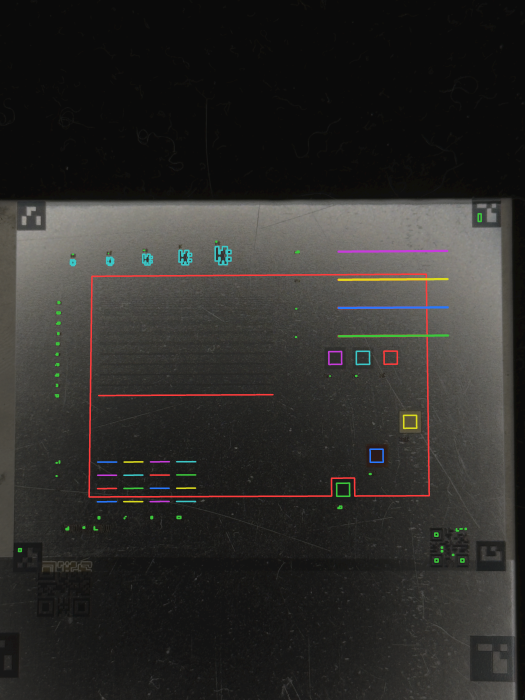
#> input picture artifacts/2026-10-15-aligned-IMG_3271-CompactComplextTest.png, 1050 x 1400 px (shown at 1/2 size); its folder holds only this picture in this run
$ python -i matrix.py   (imports and definitions only)
#> lines starting #> are read from the running program, lines starting #| are printed output that depends on the picture; after the words box and inside, x2 and y2 are one past the last pixel; in counts of white or black regions, pixels touching at a corner belong together
"""A parameter matrix (LightBurn Material Test) recognised from its photograph (REQ-031, DEC-061).

The operator engraves LightBurn's Material Test: a grid of filled squares, one setting pair per square, two settings
varying along the two axes (often power across and speed, line interval, Q-pulse or passes down), the axis values
engraved beside the rows and under the columns, and the settings that stay fixed engraved above the grid. A
one-parameter test is a single column. There is no LightBurn file to read: the photograph itself carries the job.

1. the cells are found as near-square closed outlines on an exposure-normalised rendering of the RAW;
2. a lattice (integer cell coordinates -> photo pixels) is fitted to the cells of the dominant size; cells that are too
   faint to give an outline are still part of the lattice;
3. the extent of the grid is the connected block of lattice nodes whose interior differs from the gap around it and is
   uniform (a printed digit is not), containing the outlined cells;
4. the grid is rectified and its labels are read with tesseract when the program is installed (an optional system
   tool, not a Python dependency): the row values left of the grid, the column values below it (rotated text), the
   fixed settings above it and the two axis titles;
5. the axis values of a Material Test are evenly spaced, so a straight line is fitted robustly to the labels that were
   read (at least three must agree): a misread digit is repaired, and the rows and columns are trimmed to, or
   extended by, the labels that agree with the line;
6. the varying settings are named by the axis titles or by what the header does not list; every cell's full setting is
   the header's values plus its row's and column's.

Nothing read is trusted silently (REQ-003): the result is a proposal the operator confirms or corrects before any
observation is accepted. The confirmed specification becomes a generated LightBurn file with one filled square per
cell, so the photograph is checked and measured exactly as any other pair.
"""
from __future__ import annotations

import math
import os
import re
import shutil
import subprocess
import tempfile

import cv2
import numpy as np

from . import photo as ph

PARAMS = ("power", "speed", "frequency", "pulse_width", "line_interval", "passes")
UNITS = {"power": "%", "speed": "mm/s", "frequency": "kHz", "pulse_width": "ns", "line_interval": "mm", "passes": ""}
LABELS = {"power": "Power", "speed": "Speed", "frequency": "Frequency", "pulse_width": "Q-Pulse", "line_interval": "Interval",
          "passes": "Passes"}
RANGES = {"power": (0.01, 100.0), "speed": (0.01, 50000.0), "frequency": (0.5, 5000.0), "pulse_width": (0.5, 2000.0),
          "line_interval": (0.0001, 5.0), "passes": (1.0, 500.0)}
# the usual range of each setting on a fibre / MOPA marking laser, used only to tell two candidate settings apart
TYPICAL = {"power": (1.0, 100.0), "speed": (10.0, 20000.0), "frequency": (10.0, 4000.0), "pulse_width": (1.0, 500.0),
           "line_interval": (0.0005, 0.2), "passes": (1.0, 20.0)}
TITLE_WORDS = (("pulse_width", r"pul|q[\W_]*p"), ("line_interval", r"interv|nterva"), ("frequency", r"freq|requen"),
               ("passes", r"pass"), ("speed", r"spe+d|peed"), ("power", r"pow|ower"))

WORK_LONG_SIDE = 1600            # resolution of the cell search
RECT_PX = 80                     # pixels per lattice pitch in the rectified grid used for reading labels
SQUARE_ASPECT = 0.8              # a cell outline is at least this square ...
SQUARE_FILL = 0.85               # ... and fills this share of its bounding rectangle
LATTICE_TOLERANCE = 0.15         # a cell belongs to the lattice when it lies this close (in pitches) to a node
CELL_CONTRAST_DE = 3.0           # interior against the gap around it
CELL_UNIFORM_L = 4.0             # standard deviation of L* inside a cell (a printed digit is far less uniform)
TEXT_DARKER = 25                 # a label stroke is darker (8-bit) than its local background by at most this threshold ...
TEXT_DARKER_MIN = 6              # ... and at least this one; between them it follows the contrast of the labels themselves
TEXT_SPECK = 0.003               # a dark mark smaller than this share of a cell's area is texture, not a stroke
MIN_CONSISTENT_LABELS = 3        # labels that must agree with one evenly spaced sequence
MAX_RELATIVE_TOLERANCE = 0.35    # a reading's printed precision must be finer than this share of the value it confirms
DEFAULT_PITCH_MM = 5.0           # LightBurn's Material Test default cell; only the shape of the generated file depends on it
OCR_TIMEOUT_S = 15


# -- the cells and the lattice ------------------------------------------------------------------------------------------
def find_squares(img_bgr: np.ndarray, exclude: list | None = None) -> list[tuple[float, float, float]]:
    """(x, y, side) in photo pixels of every near-square closed outline; ``exclude`` are polygons (photo px) to ignore."""
    height, width = img_bgr.shape[:2]
    s = WORK_LONG_SIDE / max(height, width)
    small = cv2.resize(img_bgr, None, fx=s, fy=s, interpolation=cv2.INTER_AREA)
    lab = cv2.cvtColor(small, cv2.COLOR_BGR2LAB)
    area_max = 0.02 * small.shape[0] * small.shape[1]
    found = []
    for channel in range(3):
        c = cv2.GaussianBlur(lab[:, :, channel], (0, 0), 1.2)
        for lo, hi in ((20, 60), (10, 30)):
            edges = cv2.dilate(cv2.Canny(c, lo, hi), np.ones((2, 2), np.uint8))
            contours, _ = cv2.findContours(edges, cv2.RETR_LIST, cv2.CHAIN_APPROX_SIMPLE)
            for contour in contours:
                area = cv2.contourArea(contour)
                if area < 150 or area > area_max:
                    continue
                poly = cv2.approxPolyDP(contour, 0.06 * cv2.arcLength(contour, True), True)
                if len(poly) != 4 or not cv2.isContourConvex(poly):
                    continue
                (cx, cy), (rw, rh), _ = cv2.minAreaRect(poly)
                if min(rw, rh) / max(rw, rh) < SQUARE_ASPECT or area / (rw * rh) < SQUARE_FILL:
                    continue
                found.append((cx / s, cy / s, (rw + rh) / 2 / s))
    out: list[tuple[float, float, float]] = []
    for f in sorted(found, key=lambda f: -f[2]):
        if all(math.hypot(f[0] - g[0], f[1] - g[1]) > 0.4 * g[2] for g in out):
            out.append(f)
    for poly in exclude or []:
        contour = np.asarray(poly, np.float32).reshape(-1, 1, 2)
        out = [f for f in out if cv2.pointPolygonTest(contour, (float(f[0]), float(f[1])), False) < 0]
    return out


def _size_classes(squares: list) -> list[tuple[list, float]]:
    """The squares grouped by size (within 20 %), the most numerous group first, the larger size on a tie."""
    sizes = np.array([f[2] for f in squares])
    groups, taken = [], np.zeros(len(squares), bool)
    while not taken.all():
        best = None
        for s0 in sizes[~taken]:
            keep = (np.abs(np.log(sizes / s0)) < math.log(1.2)) & ~taken
            if best is None or (keep.sum(), s0) > (best[0], best[1]):
                best = (int(keep.sum()), float(s0), keep)
        groups.append(([f for f, k in zip(squares, best[2]) if k], float(np.median(sizes[best[2]]))))
        taken |= best[2]
    return groups


def fit_lattice(squares: list) -> dict | None:
    """The lattice of the largest set of equal squares that forms one: ``H`` maps integer cell coordinates (i, j) to
    photo pixels. Groups of other sizes (chart patches, the holes of a ruler's digits) are tried after it."""
    for cells, size in _size_classes(squares):
        if len(cells) < 2:
            break
        lattice = _fit_cells(cells, size)
        if lattice is not None:
            return lattice
    return None


def _fit_cells(cells: list, size: float) -> dict | None:
    c = np.array([[f[0], f[1]] for f in cells])
    d = c[None] - c[:, None]
    dist = np.linalg.norm(d, axis=2)
    disp = d[(dist > 0.9 * size) & (dist < 1.7 * size)]
    hor = disp[np.abs(disp[:, 0]) > np.abs(disp[:, 1])]
    ver = disp[np.abs(disp[:, 1]) >= np.abs(disp[:, 0])]
    hor = np.where(hor[:, :1] < 0, -hor, hor)
    ver = np.where(ver[:, 1:] < 0, -ver, ver)
    u = np.median(hor, axis=0) if len(hor) else None
    v = np.median(ver, axis=0) if len(ver) else None
    if u is None and v is None:
        return None
    if u is None:
        u = np.array([v[1], -v[0]])          # a single column: the cells are square, the pitch is the same across
    if v is None:
        v = np.array([-u[1], u[0]])
    basis = np.column_stack([u, v])
    best = None
    for k in range(len(c)):
        ij = np.linalg.solve(basis, (c - c[k]).T).T
        ok = np.linalg.norm(ij - np.round(ij), axis=1) < LATTICE_TOLERANCE
        if best is None or ok.sum() > best[0]:
            best = (int(ok.sum()), np.round(ij).astype(int), ok)
    _, ij, ok = best
    if ok.sum() < 2:
        return None
    ij, pts = ij[ok], c[ok]
    two_d = len(np.unique(ij[:, 0])) > 1 and len(np.unique(ij[:, 1])) > 1
    if two_d and len(pts) >= 6:
        H, _ = cv2.findHomography(ij.astype(np.float32), pts.astype(np.float32), 0)
    else:
        origin = pts.mean(axis=0) - ij.mean(axis=0) @ np.vstack([u, v])
        H = np.array([[u[0], v[0], origin[0]], [u[1], v[1], origin[1]], [0, 0, 1.0]])
    residual = float(np.median(np.linalg.norm(to_px(H, ij) - pts, axis=1)))
    pitch = float((np.linalg.norm(to_px(H, [[1, 0]]) - to_px(H, [[0, 0]])) + np.linalg.norm(to_px(H, [[0, 1]]) - to_px(H, [[0, 0]]))) / 2)
    return {"H": H, "cells": [tuple(map(int, x)) for x in ij], "size_px": size, "pitch_px": pitch, "residual_px": residual,
            "squares_used": [tuple(map(float, f)) for f, k in zip(cells, ok) if k]}


def to_px(H: np.ndarray, pts) -> np.ndarray:
    p = np.c_[np.asarray(pts, float), np.ones(len(pts))] @ np.asarray(H, float).T
    return p[:, :2] / p[:, 2:3]


def _lab_image(img_bgr: np.ndarray) -> np.ndarray:
    lab = cv2.cvtColor(cv2.GaussianBlur(img_bgr, (0, 0), 2), cv2.COLOR_BGR2LAB).astype(np.float32)
    lab[:, :, 0] *= 100 / 255
    lab[:, :, 1:] -= 128
    return lab


# [48 lines left out: functions _node_stats, grid_extent, not called in this run]


# -- reading the labels -------------------------------------------------------------------------------------------------
def ocr_available() -> bool:
    return shutil.which("tesseract") is not None


# [11 lines left out: function _tesseract, not called in this run]


OCR_SCALE = 2.5
LABEL_WINDOWS = (1.6, 2.2)      # lengths (in pitches) of the windows a label is read from, measured from the grid
CLOSINGS = (0, 5, 7)            # hollow (outlined) engraved glyphs are filled by closing with these kernels


# [69 lines left out: functions _ink, _read, _run, not called in this run]


class _Rectified:
    """The grid region warped upright: lattice point (i, j) sits at ((i - L) * P, (j - T) * P)."""

    # [25 lines left out: function __init__, not called in this run]

    def x(self, i: float) -> int:
        return int(round((i - self.L) * self.P))

    def y(self, j: float) -> int:
        return int(round((j - self.T) * self.P))

    def crop(self, y0: int, y1: int, x0: int, x1: int) -> np.ndarray:
        h, w = self.gray.shape
        return self.gray[max(0, y0):min(h, y1), max(0, x0):min(w, x1)]

    def band(self, y0: int, y1: int, x0: int, x1: int) -> np.ndarray:
        h, w = self.text.shape
        return self.text[max(0, y0):min(h, y1), max(0, x0):min(w, x1)]


# [582 lines left out: functions _tesseract_words, _sane, _merge, _strip_readings, _span, _dense_block and 18 more, not called in this run]


def _plain(obj):
    """Numbers and containers as plain Python, for JSON."""
    if isinstance(obj, dict):
        return {str(k) if isinstance(k, (np.integer,)) else k: _plain(v) for k, v in obj.items()}
    if isinstance(obj, (list, tuple)):
        return [_plain(v) for v in obj]
    if isinstance(obj, np.integer):
        return int(obj)
    if isinstance(obj, np.floating):
        return float(obj)
    if isinstance(obj, np.ndarray):
        return _plain(obj.tolist())
    return obj


def detect(img_bgr_exposed: np.ndarray, chart_box: list | None = None, read_labels: bool = True, max_grids: int = 6) -> dict:
    """Every complete matrix in the photograph, the largest first. ``img_bgr_exposed`` is the exposure-normalised
    rendering (``photo.exposed_bgr``)."""
    squares = find_squares(img_bgr_exposed, [chart_box] if chart_box else None)
    lab = _lab_image(img_bgr_exposed)
    grids: list[dict] = []
    remaining = list(squares)
    for _ in range(max_grids * 2):
        lattice = fit_lattice(remaining)
        if lattice is None:
            break
        grid = _one_grid(img_bgr_exposed, lab, lattice, read_labels)
        used = {(round(f[0]), round(f[1])) for f in lattice["squares_used"]}
        if grid is not None:
            poly = np.float32(grid["corners_px"]).reshape(-1, 1, 2)
            remaining = [f for f in remaining if (round(f[0]), round(f[1])) not in used and
                         cv2.pointPolygonTest(poly, (float(f[0]), float(f[1])), False) < 0]
            grids.append(grid)
        else:
            remaining = [f for f in remaining if (round(f[0]), round(f[1])) not in used]
        if len(grids) >= max_grids or len(remaining) < 2:
            break
    grids.sort(key=lambda g: -(g["cols"] * g["rows"]))
    return _plain({"grids": grids, "squares": len(squares), "ocr": ocr_available()})


# -- the generated LightBurn file and the alignment -------------------------------------------------------------------------
ORIGIN_MM = 10.0


# [107 lines left out: functions cell_centre_mm, layer_name, lightburn_bytes, image_to_mm, title, apply_edit, not called in this run]

>>> import cv2
>>> picture = cv2.imread('../../artifacts/2026-10-15-aligned-IMG_3271-CompactComplextTest.png')
#> picture is the input picture: shape (1400, 1050, 3); mean B, G, R 42.4, 44.8, 46.2
>>> result = detect(picture)
#> in find_squares, `lab = cv2.cvtColor(small, cv2.COLOR_BGR2LAB)`: lab: shape (1600, 1200, 3); mean of channels 0, 1, 2 46.2, 128.1, 129.8
#> the loop in find_squares, `for channel in range(3):` made 3 passes
#> pass 1, in find_squares, `c = cv2.GaussianBlur(lab[:, :, channel], (0, 0), 1.2)`:
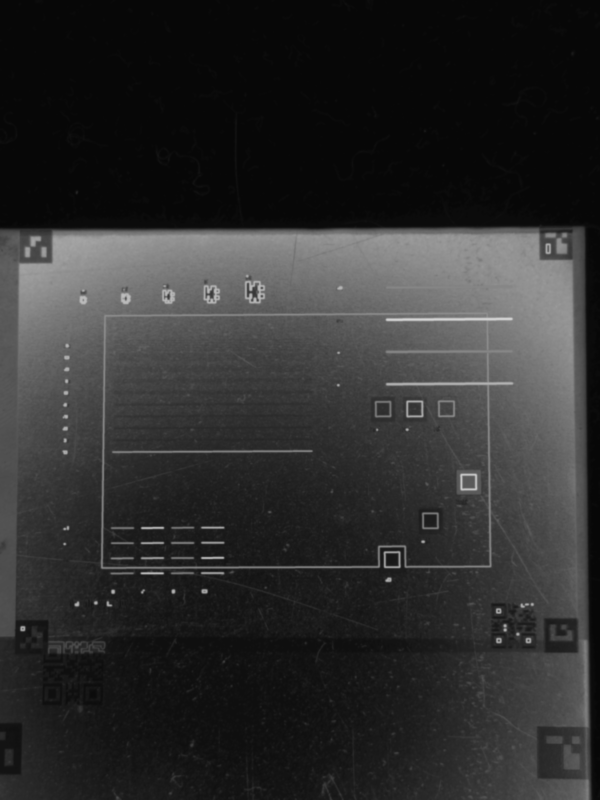
#> c: shape (1600, 1200) (shown at 1/2 size); min 7, max 213, mean 46.2
#> pass 2, in find_squares, `c = cv2.GaussianBlur(lab[:, :, channel], (0, 0), 1.2)`:
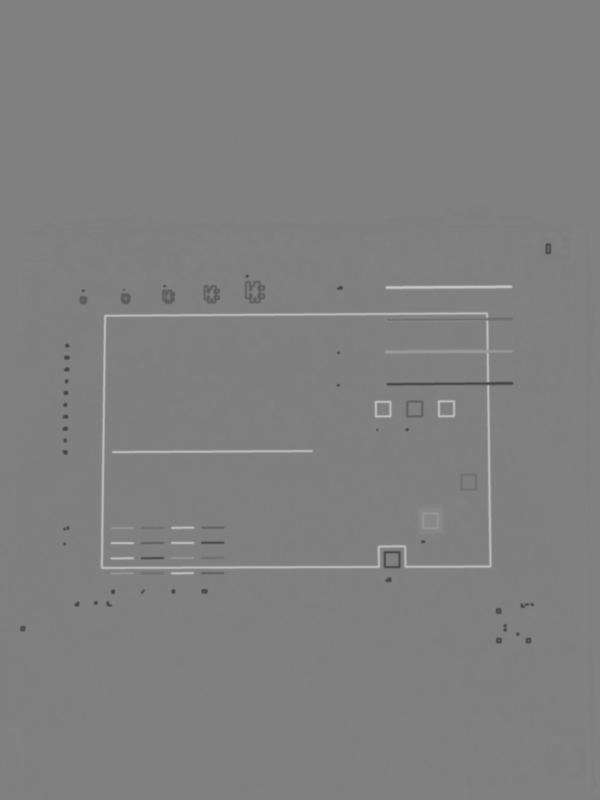
#> c: shape (1600, 1200) (shown at 1/2 size); min 65, max 199, mean 128.1
#> after the loop in find_squares, `for channel in range(3):`:
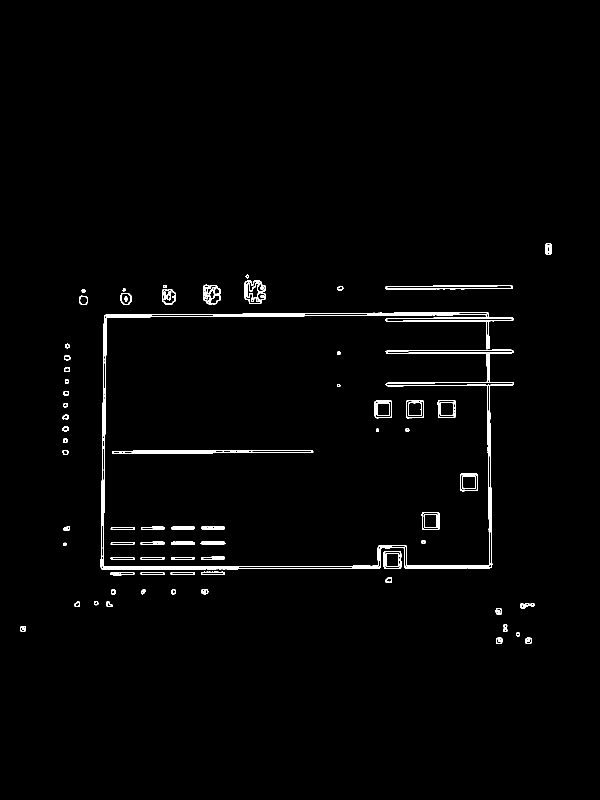
#> edges: shape (1600, 1200) (shown at 1/2 size); 1.4% white in thin lines or dots, all inside (x1, y1, x2, y2) = (40, 486, 1103, 1288)
#> after the loop in find_squares, `for channel in range(3):`: found = 185 items, first 6: (1007.6, 1295, 13.56), (981.7, 1111.7, 58.21), (981.3, 1111.7, 61.27), (686.5, 979.2, 20.6), (686, 979.6, 23.19), (686.8, 979.5, 26.72)
#> the loop in find_squares, `for f in sorted(found, key=lambda f: -f[2]):` made 185 passes
#> f on passes 1 to 3: (983.1, 1317.3, 86.71), (981.3, 1111.7, 61.27), (981.7, 1111.7, 58.21)
#> after the loop in find_squares, `for f in sorted(found, key=lambda f: -f[2]):`: out = 16 items, first 6: (983.1, 1317.3, 86.71), (981.3, 1111.7, 61.27), (820.3, 843.9, 40.27), (442.7, 511.5, 34.17), (781.4, 715.7, 29.78), (686, 979.6, 29.34)
#> in detect, `squares = find_squares(img_bgr_exposed, [chart_box] if chart_box else ..`: squares has the same summary as out in find_squares
#> in _lab_image, `lab = cv2.cvtColor(cv2.GaussianBlur(img_bgr, (0, 0), 2), cv2.COLOR_BGR..`:
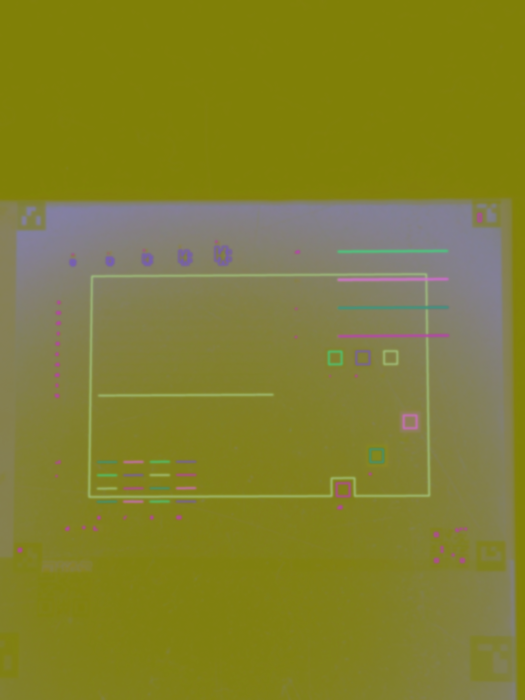
#> lab: shape (1400, 1050, 3) float32 (shown at 1/2 size); mean B, G, R 46.2, 128.3, 128.7
#> in _lab_image, `lab[:, :, 0] *= 100 / 255`:
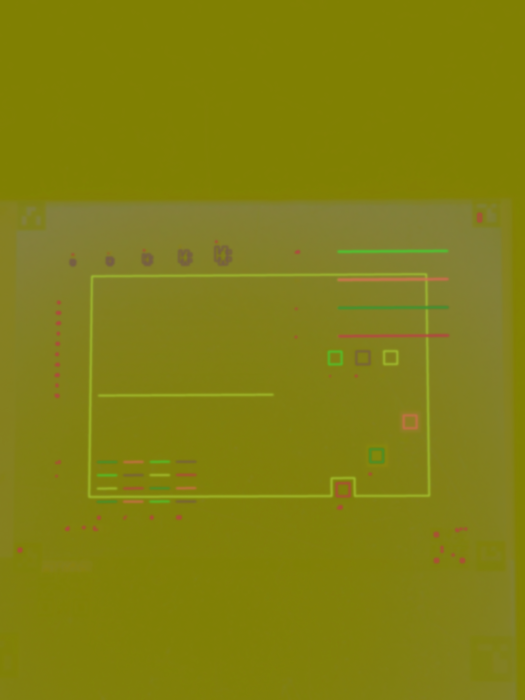
#> lab: shape (1400, 1050, 3) float32 (shown at 1/2 size); mean B, G, R 18.1, 128.3, 128.7
#> in _lab_image, `lab[:, :, 1:] -= 128`:
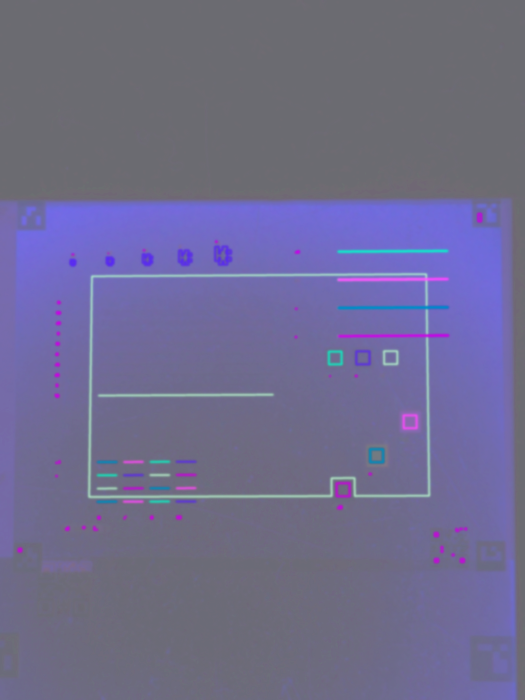
#> lab: shape (1400, 1050, 3) float32 (shown at 1/2 size); mean B, G, R 18.1, 0.1, 1.8; drawn with min black and max white
#> in detect, `remaining = list(squares)`: remaining has the same summary as out in find_squares
#> the loop in detect, `for _ in range(max_grids * 2):` made 1 pass
#> after the loop in detect, `for _ in range(max_grids * 2):`: grids = []
#> result = {'grids': [], 'squares': 16, 'ocr': False}
